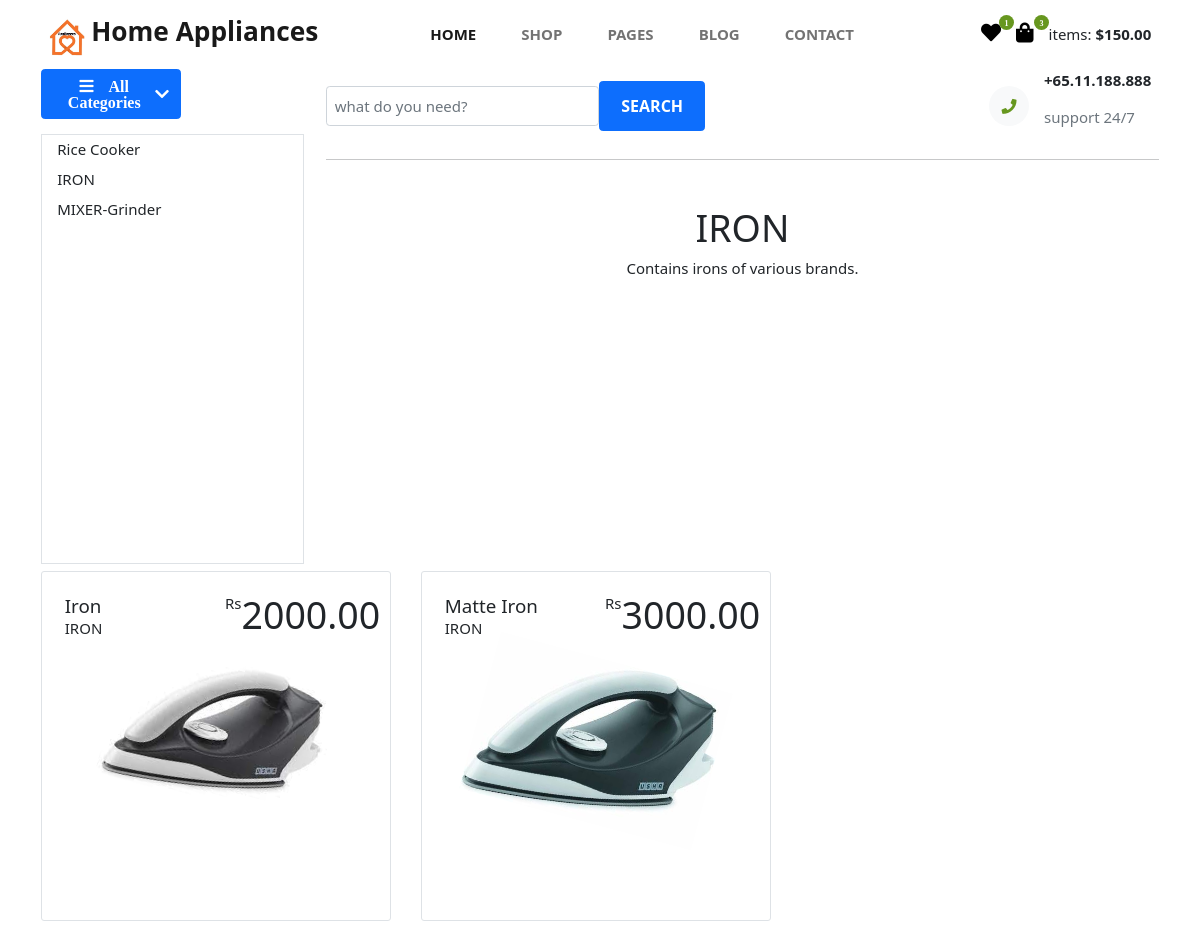
The page /category.php?id=18 on the database its author committed.
### tables this page shows
CREATE TABLE `categories` (
  `ct_id` bigint(20) NOT NULL,
  `ct_name` varchar(255) NOT NULL,
  `ct_desc` varchar(255) NOT NULL
);

CREATE TABLE `products` (
  `pr_id` bigint(20) NOT NULL,
  `pr_name` varchar(255) NOT NULL,
  `pr_desc` varchar(255) NOT NULL,
  `pr_img` varchar(255) NOT NULL,
  `pr_price` decimal(10,2) NOT NULL,
  `pr_qty` int(10) NOT NULL,
  `cat_id` bigint(20) NOT NULL,
  `pr_brand` varchar(255) NOT NULL
);

### classes/dbh.class.php (called while the page is built)
<?php
class Dbh {
    private $host = "localhost";
    private $user = "root";
    private $pwd = "";
    private $dbName = "project";
    public function connect () {
        $dsn = 'mysql:host=' . $this->host . ';dbname=' . $this->dbName;
        $pdo = new PDO($dsn, $this->user, $this->pwd);
        $pdo->setAttribute(PDO::ATTR_DEFAULT_FETCH_MODE, PDO::FETCH_ASSOC);
        return $pdo;
    }
}

### classes/category.class.php (called while the page is built, shortened)
<?php
include "../classes/dbh.class.php";
class Category extends Dbh {
    public function getAll() {
        $sql = "SELECT * FROM `categories`";
        $stmt = $this->connect()->prepare($sql);
        $stmt->execute();
        while($result = $stmt->fetchAll()) {
            return $result;
        }
    }
    public function selectedCategory($id) {
        $sql = "SELECT * FROM `categories` INNER JOIN products WHERE ct_id = ? and products.cat_id = ?";
        $stmt = $this->connect()->prepare($sql);
        $stmt->execute([$id, $id]);
        while($result = $stmt->fetchAll()){
            return $result;
        }
    }
}

### public/category.php (the view, shortened to what this page needs)
<?php
require_once "layout/header.php";
$category = new Category();
$result = $category->selectedCategory($_GET['id']);
?>
<link rel="stylesheet" href="layout/css/productlist.css">
  <div class="p-2 text-center">
  <h1 class="mt-4"><?=$result[0]["ct_name"]?></h1>
  <p><?=$result[0]["ct_desc"]?></p>
  </div>
</div>
    <div class="mt-2 mb-2">
    <div class="row row-cols-1 row-cols-md-3 g-4">
        <?php
            if($result):
                foreach ($result as $category):?>
                <div class="col-lg-4 col-md-6 col-sm-10 offset-md-0 offset-sm-1">
                    <div class="card p-2 ml-5 border">
                        <div class="p-info px-3 py-3">
                            <div>
                                <h5 class="mb-0"><?=$category['pr_name']?></h5> <span><?=$category['ct_name']?></span>
                         </div>
                            <div class="p-price d-flex flex-row"> <span>Rs</span>
                                <h1><?=$category['pr_price']?></h1>
                            </div>
                            <div class="heart"> <i class="fas fa-heart"></i> </div>
                        </div>
                        <div class="text-center p-image"> <img src="../admin/uploads/<?=$category['pr_img']?>"> </div>
                    </div>
                </div>
    <?php
                endforeach;
            endif;
        ?>
              </div>
    </div>
<?php require_once "layout/footer.php"; ?>

### public/layout/header.php (shortened to what this page needs)
<?php
$category = new Category;
?>
<!DOCTYPE html>
<html lang="en">
<head>
    <link rel="stylesheet" href="https://cdn.jsdelivr.net/npm/bootstrap@5.0.1/dist/css/bootstrap.min.css">
    <link rel="stylesheet" href="https://use.fontawesome.com/releases/v5.7.2/css/all.css">
    <link rel="stylesheet" href="layout/css/style.css">
    <link href="layout/css/ui.css" rel="stylesheet" type="text/css" />
</head>
<body>
<div class="container">
    <nav class="navbar navbar-expand-lg navbar-light ">
        <div class="container-fluid pe-lg-2 p-0"> <a class="navbar-brand fw-bold fs-3" href="index.php"><img src="../img/logo.jpeg" alt="Brand Logo" width="50px" >Home Appliances</a>
            <div class="collapse navbar-collapse" id="navbarSupportedContent">
                <ul class="navbar-nav ms-auto mb-2 mb-lg-0">
                    <li class="nav-item"> <a class="nav-link pe-3 me-4 fw-bold active" aria-current="page" href="#">HOME</a> </li>
                    <li class="nav-item"> <a class="nav-link pe-3 me-4 fw-bold" href="#">SHOP</a> </li>
                    <li class="nav-item"> <a class="nav-link pe-3 me-4 fw-bold" href="#">PAGES</a> </li>
                    <li class="nav-item"> <a class="nav-link pe-3 me-4 fw-bold" href="#">BLOG</a> </li>
                    <li class="nav-item"> <a class="nav-link pe-3 me-4 fw-bold" href="#">CONTACT</a> </li>
                </ul>
                <ul class="navbar-nav icons ms-auto mb-2 mb-lg-0">
                    <li class=" nav-item pe-3"> <a href="" class="fas fa-heart"> <span class="num rounded-circle">1</span> </a> </li>
                    <li class=" nav-item pe-3"> <a href="" class="fas fa-shopping-bag"> <span class="num rounded-circle">3</span> </a> </li>
                    <li class=" nav-item"> <span class="">items:</span> <span class="fw-bold">$150.00</span> </li>
                </ul>
            </div>
        </div>
    </nav>
    <div class="row">
        <div class="col-lg-3 mb-lg-0 mb-2">
            <p> <a class="btn btn-primary w-100 d-flex align-items-center justify-content-between" data-bs-toggle="collapse" href="#collapseExample" role="button" aria-expanded="true" aria-controls="collapseExample"> <span class="fas fa-bars"><span class="ps-3">All Categories</span></span> <span class="fas fa-chevron-down"></span> </a> </p>
            <div class="collapse show border" id="collapseExample">
                <ul class="list-unstyled">
                    <?php
                    if($category->getAll() > 0):
                        foreach ($category->getAll() as $cat):
                    ?>
                        <li><a class="dropdown-item" href="category.php?id=<?=$cat['ct_id']?>"><?=$cat['ct_name']?></a></li>
                    <?php
                        endforeach;
                    else:
                        echo "<p style='color:red;'>No categories</p>";
                    endif;
                    ?>
                </ul>
            </div>
        </div>
        <div class="col-lg-9">
            <div class="d-lg-flex">
                <div class="d-lg-flex align-items-center">
                    <div class="d-flex align-items-center w-100 h-100 ps-lg-0 ps-sm-3">
                         <input class="form-control p-2" type="text" placeholder="what do you need?">
                        <div class="btn btn-primary d-flex align-items-center justify-content-center"> SEARCH</div>
                    </div>
                </div>
                <div class="d-flex align-items-center ms-lg-auto mt-lg-0 mt-3 pe-2"> <span class=" me-2 fas fa-phone bg-light rounded-circle"></span>
                    <div class="d-flex flex-column ps-2">
                        <p class="fw-bold">+65.11.188.888</p>
                        <p class="text-muted">support 24/7</p>
                    </div>
                </div>
            </div>
            <hr style="width:100%;text-align:left;margin-left:0">

### public/layout/css/style.css (style rules this page uses)
.num { position: absolute; display: flex; flex-direction: column; justify-content: center; align-items: center; top: -8px; left: 18px; width: 15px; height: 15px; font-size: 8px; background-color: #67971f; color: white }
a.fas { position: relative; font-size: 20px; text-decoration: none; color: black }
.fas.fa-phone { width: 40px; height: 40px; display: flex; justify-content: center; align-items: center; color: #67971f }
.collapse.show { height: 430px; overflow-y: scroll; }

### public/layout/css/ui.css (style rules this page uses)
html { font-size: 15px; }
.border { border: 1px solid #dee2e6; }
[class*="list-"] li:after { visibility: hidden; display: block; content: ""; overflow: hidden; height: 0; clear: both; }

### public/layout/css/productlist.css (style rules this page uses)
.card { width: 350px; border: none; height: 350px; border-radius: 3px; cursor: pointer; position: relative; overflow: hidden }
.p-info { display: flex; justify-content: space-between }
.p-price { position: absolute; right: 10px; top: 20px }
.p-image img { width: 240px; transform: rotate(15deg); transition: all 0.5s }
.btn { height: 50px; font-size: 16px; width: 140px !important; font-weight: 600 }

### rows shown on the page
categories: ct_name "Rice Cooker"
categories: ct_name "IRON", ct_desc "Contains irons of various brands."
categories: ct_name "MIXER-Grinder"
products: pr_name "Iron", cat.ct_name "IRON", pr_price "2000.00", pr_img (picture)
products: pr_name "Matte Iron", cat.ct_name "IRON", pr_price "3000.00", pr_img (picture)
